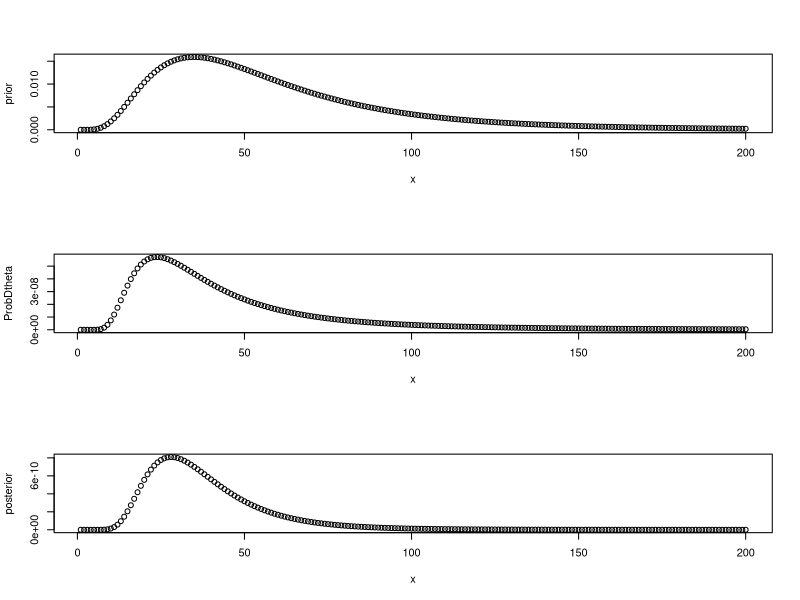

Recreate this plot in R.
#Initial draft by John H. Kim
#Bayesian inference for Floods of les Vidourlades example
#Create a posterior distribution for return period given 5 flood dates
#May 3 2017 UFZ Leipzig Environmental modeling course
rm(list = ls(all = TRUE))
rm(list=ls())
library(matrixStats)

par(mfrow=c(3,1))

#Dates <- as.Date(c("10-16-1907", 09-27-xxx))
#four inter-event duration are given from the five flood dates recorded on the side of a building
Duration <- c(25.95, 25.02, 43.93, 0.26)

#Prior based on the dates is that if we assume the building to be 200 years old, 5 flood dates mean that the return period on average should be 50 years
#We will use a log-normal as a prior
mu <- log(50) #mean
sig <- 0.6 #standard deviation
x <- c(1:200) #inter-event duration (return periods) that we want to test

prior <- dlnorm(x, meanlog = mu, sdlog = sig)
plot(x,prior)
#We can also try normal distribution (below)
#prior <- 1/(sig*sqrt(2*pi))*exp(-(log(x)-mu)^2/(2*sig^2))
#plot(x,prior)

#likelihood fuction is given by our model. Our model is that we expect inter-event duration to be exponentially distributed
#pdf of an exponential distribution is given as
#likelihood <- 1/theta*exp(-d/theta) theta is the mean, standard deviation and scale parameter of the distribution (wikipedia). In our case, it is the return period vector, x that we are interested in finding the distribution of. d is the data of duration (one of the four data points that we have).

temp <- c();
for (i in 1: length(Duration)) {
  Exp <- 1/x*exp(-Duration[i]/x) #likelihood probability distribution function
  temp <- cbind(temp, Exp)
}
ProbDtheta <- rowProds(temp) #probability of the observed duration given our guessed mean return period (theta) of 50 years, likelihood PDF
plot(x,ProbDtheta)

#Posterior is the product of prior and likelihood
posterior <- prior*ProbDtheta
plot(x,posterior)

x[which.min(abs(cumsum(posterior/sum(posterior))-0.5))] #mean of the return period according to our posterior
